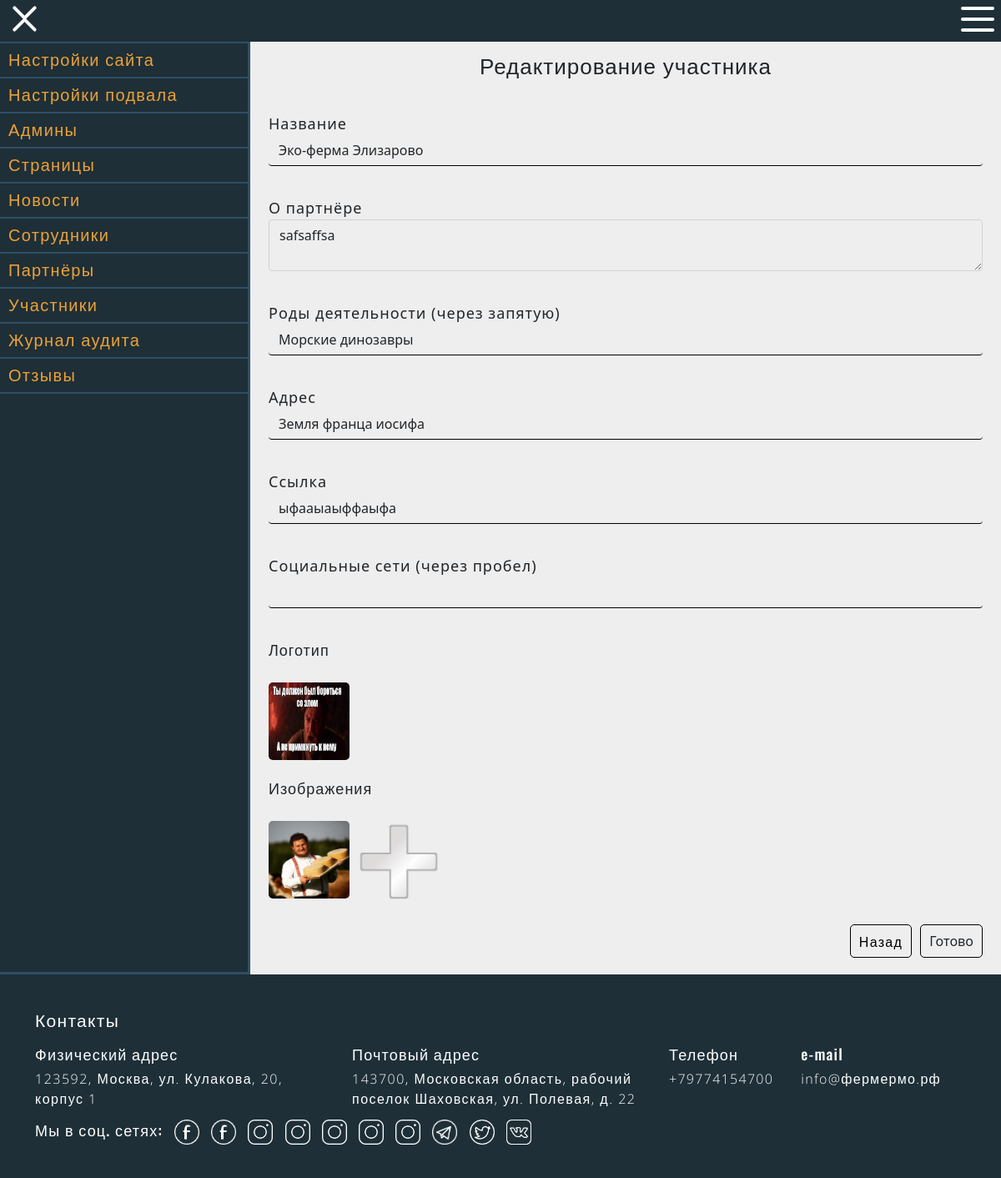
The app's page /admin-edit-member/4 (signed in) with its own data.
### data/member.py (models this page shows, shortened)
class Member(SqlAlchemyBase, SerializerMixin):
    __tablename__ = 'member'
    id = sqlalchemy.Column(sqlalchemy.Integer, primary_key=True, autoincrement=True)
    name = sqlalchemy.Column(sqlalchemy.String, nullable=True)
    logo = sqlalchemy.Column(sqlalchemy.String, nullable=True)
    image = sqlalchemy.Column(sqlalchemy.String, nullable=True)
    text = sqlalchemy.Column(sqlalchemy.String, nullable=True)
    link = sqlalchemy.Column(sqlalchemy.String, nullable=True)
    socialmedia = sqlalchemy.Column(sqlalchemy.String, nullable=True)
    address = sqlalchemy.Column(sqlalchemy.String, nullable=True)
    coord = sqlalchemy.Column(sqlalchemy.String, nullable=True)
    province = sqlalchemy.Column(sqlalchemy.String, nullable=True)
    occupation = sqlalchemy.Column(sqlalchemy.String, nullable=True)
    created_date = sqlalchemy.Column(sqlalchemy.DateTime, default=datetime.now())
    author_id = sqlalchemy.Column(sqlalchemy.Integer, sqlalchemy.ForeignKey("user.id"))
    author = orm.relation('User')

### run.py (the view)
@application.route("/admin-edit-member/<int:id>", methods=['GET', 'POST'])
@login_required
def admin_edit_member(id):
    if current_user.status > 0:
        form = MemberForm()
        path_image, path_logo = get_path("/image"), get_path("/logo")
        member = edit_member(id, {"admin_email": current_user.email, "action": "get"})
        message, result, filenames1, filenames2 = None, False, [], []
        if "message" not in member:
            if request.method == 'POST':
                coord = get_coord(form.address.data) if form.address.data != member["address"] else {"success": [None, None]}
                if "success" in coord:
                    filenames2, filenames1 = save_image_test(request.files, path_image, f"{current_user.email}/image"), save_image_test(request.files, path_logo, f"{current_user.email}/logo", logo=True)
                    if coord["success"] == [None, None]:
                        coord["success"] = [member["coord"], member["province"]]
                    message = edit_member(id, {"name": form.name.data, "image": "//".join(filenames2),
                                  "logo": "//".join(filenames1), "text": form.text.data, "link": form.link.data, "address": form.address.data,
                                  "coord": coord["success"][0], "province": coord["success"][1], "admin_email": current_user.email,
                                  "occupation": '//'.join([oc.strip().capitalize() for oc in form.occupation.data.split(',')]), "action": "put",
                                  "socialmedia": form.socialmedia.data})
                    if "success" in message:
                        filenames1, filenames2 = transport_images(filenames1, f"member/member_{id}/logo"), transport_images(filenames2, f"member/member_{id}/image")
                        m = edit_member(id, {"image": "//".join(filenames2), 'logo': "//".join(filenames1), "admin_email": current_user.email, "action": "put"})
                        result = True
                        set_other_params()
                    message = list(message.values())[0]
                else:
                    message = coord["message"]
            else:
                form.name.data = member["name"]
                form.text.data = member["text"]
                form.link.data = member["link"]
                form.socialmedia.data = member["socialmedia"]
                form.address.data = member["address"]
                form.occupation.data = ", ".join(member["occupation"].split("//"))
                if get_files_from(path_logo) == []:
                    filenames1 = copy_files(f"member/member_{id}/logo", path_logo, member["logo"].split("//"))
                    admin_images[f"{current_user.email}/logo"] = [_.split("/")[-1] for _ in filenames1]
                else:
                    filenames1 = get_files_from(path_logo)
                if get_files_from(path_image) == []:
                    filenames2 = copy_files(f"member/member_{id}/image", path_image, member["image"].split("//"))
                    admin_images[f"{current_user.email}/image"] = [_.split("/")[-1] for _ in filenames2]
                else:
                    filenames2 = get_files_from(path_image)
        else:
            message = list(member.values())[0]
        return get_render_template('form/admin-form-member.html', title='Редактирование участника', message=message, form=form,
                               result=result, flag=False, filenames1=filenames1, filenames2=filenames2,
                               image_len=len(filenames2) + 1)
    return you_dont_have_permission()

### data/forms.py
class MemberForm(StartForm):
    name = StringField('Название', validators=[DataRequired()])
    text = TextAreaField('О партнёре', validators=[DataRequired()])
    address = StringField("Адрес", validators=[DataRequired()])
    occupation = StringField("Роды деятельности (через запятую)", validators=[DataRequired()])
    link = StringField('Ссылка', validators=[DataRequired()])
    socialmedia = StringField("Социальные сети (через пробел)", validators=[DataRequired()])

### data/Inner/MemberInnerAPI.py (called while the page is built)
def find_by_id(id, session):
    member = session.query(Member).get(id)
    if not member:
        return raise_error(f"Участник не найден", session), 1
    return member, session

### data/Inner/main_file.py (called while the page is built)
def check_admin_status(email, need_status=1):
    admin, session = check_admin(email)
    if admin.status < int(need_status):
        return raise_error("У вас недостаточно прав для этого", session), 1
    return admin, session

def check_admin(email):
    session = db_session.create_session()
    user = session.query(User).filter(User.email == email).first()
    if not user:
        return raise_error(f"Админ {email} не найден", session), 1
    return user, session

### data/db_session.py (called while the page is built)
def create_session() -> Session:
    global __factory
    return __factory()

### run.py (called while the page is built)
def get_render_template(template, **kwargs):
    return render_template(template, special_params=get_special_params(), **kwargs)

def get_path(end=""):
    return f"tmp/{current_user.email}{end}"

@login_manager.user_loader
def load_user(user_id):
    session = db_session.create_session()
    a = session.query(User).get(user_id)
    session.close()
    return a

def get_files_from(folder, path=application.config["UPLOAD_FOLDER"]):
    files = []
    if os.path.exists(application.config["UPLOAD_FOLDER"]+folder):
        files = os.listdir(application.config["UPLOAD_FOLDER"]+folder)
    return files

def get_special_params():
    global load_new_footer_params, load_new_params, load_seo_params
    if load_new_footer_params:
        load_new_footer_params = False
        set_footer_params()
    if load_new_params:
        load_new_params = False
        set_other_params()
    if load_seo_params:
        load_seo_params = False
        set_seo_params()
    local_special_params = special_params.copy()
    local_special_params["is_admin"] = not current_user.is_anonymous
    return local_special_params

### templates/form/admin-form-member.html (shortened to what this page needs)
{% extends "admin-panel.html" %}
{% block adminblock %}
<p class="settings-title">{{title}}</p>
<div class="settings">
    <form action="" method="post" enctype=multipart/form-data>
        <div class="main">
            {{ form.name.label }}<br>
            {{ form.name(class="form-control") }}<br>
            {{ form.text.label }}<br>
            {{ form.text(class="form-control") }}<br>
            {{ form.occupation.label }}<br>
            {{ form.occupation(class="form-control") }}<br>
            {{ form.address.label }}<br>
            {{ form.address(class="form-control") }}<br>
            {{ form.link.label }}<br>
            {{ form.link(class="form-control") }}<br>
            {{ form.socialmedia.label }}<br>
            {{ form.socialmedia(class="form-control") }}<br>
            <p>Логотип</p>
            <div class="input-file-row-1">
                <div class="upload-file-container">
                    {% if filenames1 == [] %}
                    <img id="icon" class="this-is-image" src="#" alt="">
                    {% else %}
                    <img id="icon" class="this-is-image visible " src="/static/img/{{filenames1[0]}}" alt="">
                    {% endif %}
                </div>
            </div>
            <p>Изображения</p>
            <div class="settings-images">
                <div id="images1">
                    {% if filenames2 %}
                    {% for filename in filenames2 %}
                    <div class="input-file-row-1">
                        <div class="upload-file-container">
                            <div class="delete-image"></div>
                            <img id="image{{loop.index}}" class="visible" src="/static/img/{{filename}}" alt="">
                        </div>
                    </div>
                    {% endfor %}
                    {% endif %}
                    <div class="input-file-row-1">
                        <div class="upload-file-container">
                        </div>
                    </div>
                </div>
            </div>
            <div class="submit-block">
                <button class="element-exit"><a href=/admin-list-member>Назад</a></button>
                {{ form.submit(type="submit", class="btn btn-primary submit") }}
            </div>
        </div>
    </form>
</div>
{% endblock %}

### static/css/style.css (style rules this page uses)
*, *::before, *::after { margin: 0; padding: 0; }
button { border: none; }
body { padding-top: 50px; min-height: 100vh; background: #f4f4f4; display: flex; flex-direction: column; }
p { font-family: 'Open Sans', sans-serif; font-weight: 300; }
a { font-family: 'Open Sans', sans-serif; font-weight: 300; color: inherit; text-decoration: none; letter-spacing: 1.3px; }

### static/css/admin-panel.css (style rules this page uses)
.settings { padding: 10px; }
.settings p { overflow-wrap: break-word; word-wrap: break-word; -ms-word-break: break-all; word-break: break-all; word-break: break-word; -ms-hyphens: auto; -moz-hyphens: auto; -webkit-hyphens: auto; hyphens: auto; margin: 0; }
.settings input { color: #212529; margin-bottom: 10px; }
.settings textarea { margin-bottom: 10px; outline: none; background: transparent; }
.settings input[type="text"] { outline: none; border: none; background: transparent; border-bottom: 1px solid black; }
.settings input[type="submit"] { margin-bottom: 0; background: transparent; padding: 7px 10px; border-radius: 5px; outline: none; border: 1px solid black; }
.settings-title { padding: 10px; width: 100%; text-align: center; font-size: 24px; }
.submit-block { padding: 10px 0; width: 100%; display: flex; justify-content: flex-end; }
.input-file-row-1:after { content: "."; display: block; clear: both; visibility: hidden; line-height: 0; height: 0; }
.input-file-row-1 { display: inline-block; margin-top: 25px; position: relative; }
.upload-file-container { position: relative; width: 100px; height: 100px; background: url(../img/plusik.png) top center no-repeat; background-size: 100px 100px; overflow: hidden; float: left; margin-left: 23px; }
.upload-file-container:first-child { margin-left: 0; }
.upload-file-container > img { width: 97px; height: 93px; border-radius: 5px; -webkit-border-radius: 5px; -moz-border-radius: 5px; }
img.visible { display: block; background: white; }
.this-is-image { display: none; }
.delete-image { position: absolute; z-index: 3; right: 2px; width: 30px; height: 30px; }
.settings-element-edit, .settings-element-delete, .settings-element-add, .settings-element-move, .settings-element-move-empty, .element-exit { color: black; padding: 0 5px; }
.element-exit { margin-right: 10px; background: transparent; padding: 0; color: black; border-radius: 5px; font-weight: 500; font-family: 'Open Sans', sans-serif; outline: none; border: 1px solid black; }
.element-exit a { padding: 10px; font-weight: 400; font-size: 16px; font-family: 'Open Sans', sans-serif; }
.settings-title { font-size: 26px; }

### records on screen
Member: name "Эко-ферма Элизарово", text "safsaffsa", occupation "Морские динозавры", address "Земля франца иосифа", link "ыфааыаыффаыфа"

### other values on screen
{{ title }} "Редактирование участника"
{{ special_params["address"][0]["place"] }} "123592, Москва, ул. Кулакова, 20, корпус 1"
{{ special_params["address"][1]["place"] }} "143700, Московская область, рабочий поселок Шаховская, ул. Полевая, д. 22"
{{ phone['number'] }} "+79774154700"
{{ email['email_address'] }} "info@фермермо.рф"
